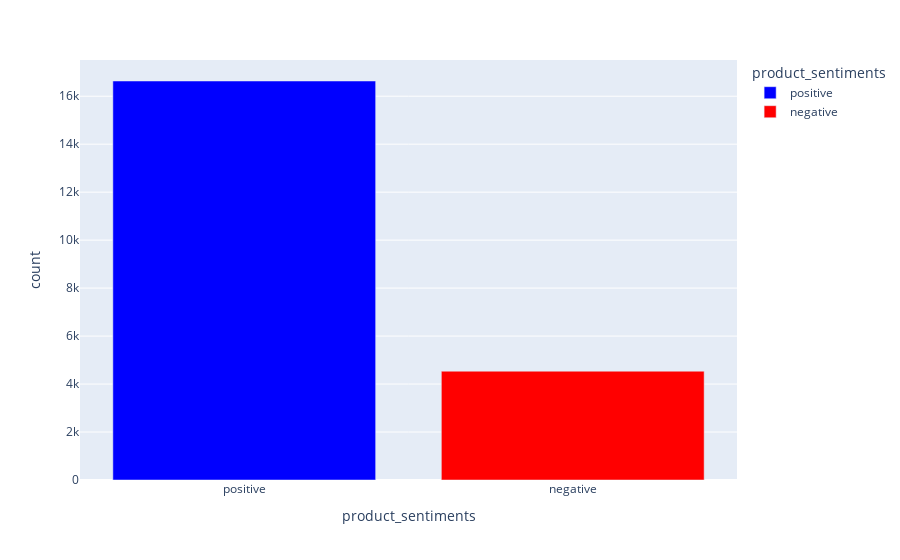

Write notebook code for a chart like this one.
### Markdown cell above
### Plotting Bar Chart for all categories (Product Sentiments)

### Code cell
series_prod_senti = visualize_data['bi_nb_prediction'].value_counts()
prod_senti = pd.DataFrame(series_prod_senti)
prod_senti = prod_senti.reset_index()
prod_senti.columns = ['product_sentiments', 'count']
display(prod_senti)

fig = px.bar(prod_senti, 
             x='product_sentiments', y='count', 
             color = 'product_sentiments',
             color_discrete_sequence=["blue", "red"]
            )
fig.show()

### Figure 1 — Plotly figure (JSON) as saved in the notebook; plotly's stock layout.template omitted (floating-point values rounded to 4 significant figures)
{"data": [{"alignmentgroup": "True", "hovertemplate": "product_sentiments=%{x}<br>count=%{y}<extra></extra>", "legendgroup": "positive", "marker": {"color": "blue", "pattern": {"shape": ""}}, "name": "positive", "offsetgroup": "positive", "orientation": "v", "showlegend": true, "textposition": "auto", "type": "bar", "x": ["positive"], "xaxis": "x", "y": [16634], "yaxis": "y"}, {"alignmentgroup": "True", "hovertemplate": "product_sentiments=%{x}<br>count=%{y}<extra></extra>", "legendgroup": "negative", "marker": {"color": "red", "pattern": {"shape": ""}}, "name": "negative", "offsetgroup": "negative", "orientation": "v", "showlegend": true, "textposition": "auto", "type": "bar", "x": ["negative"], "xaxis": "x", "y": [4536], "yaxis": "y"}], "layout": {"barmode": "relative", "legend": {"title": {"text": "product_sentiments"}, "tracegroupgap": 0}, "margin": {"t": 60}, "xaxis": {"anchor": "y", "categoryarray": ["positive", "negative"], "categoryorder": "array", "domain": [0, 1], "title": {"text": "product_sentiments"}}, "yaxis": {"anchor": "x", "domain": [0, 1], "title": {"text": "count"}}}}
